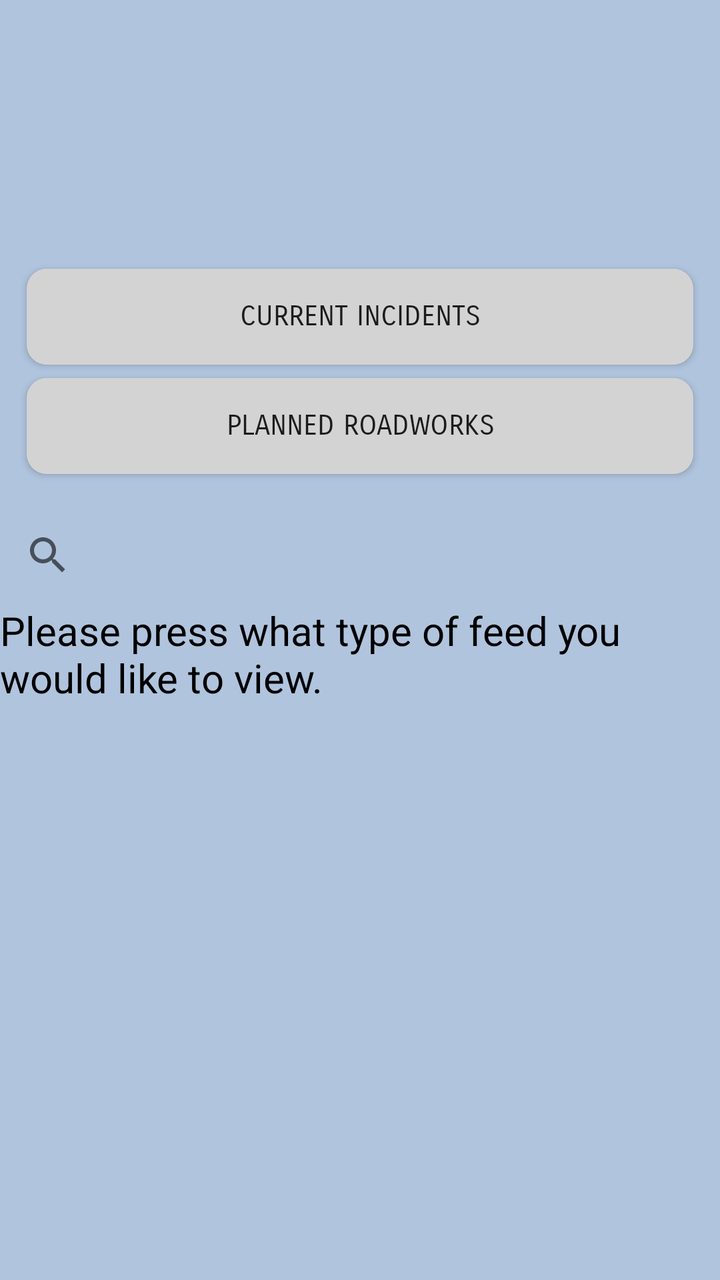
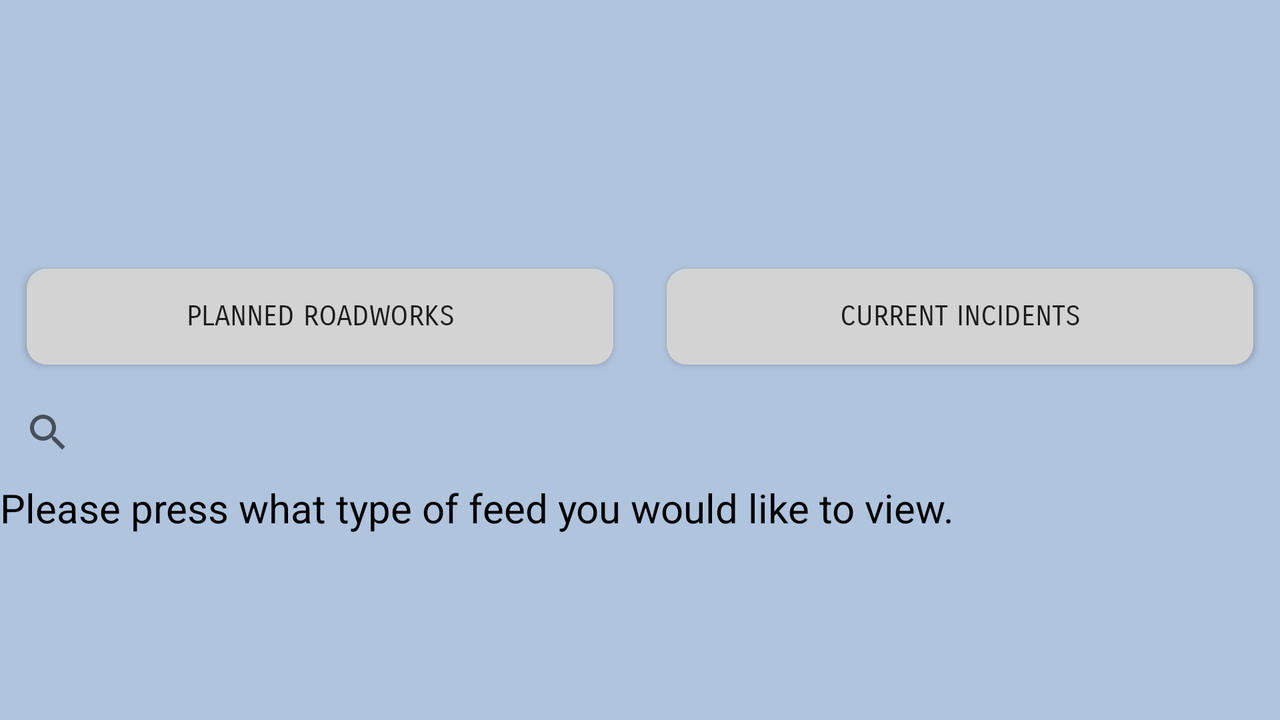

An Android layout and its configuration variant, each rendered on a device that would load it. The default file and the variant file are quoted in full after the pictures.
<!-- AndroidManifest.xml: application theme AppTheme -->
<!-- res/layout/activity_main.xml -->
<?xml version="1.0" encoding="utf-8"?>

<ScrollView xmlns:android="http://schemas.android.com/apk/res/android"
    android:layout_width="fill_parent"
    android:layout_height="fill_parent"
    android:background="@color/LightSteelBlue">
    <LinearLayout xmlns:android="http://schemas.android.com/apk/res/android"
        android:orientation="vertical"
        android:layout_width="fill_parent"
        android:layout_height="fill_parent"
        >


        <ImageView
            android:src="@drawable/car1"
            android:layout_marginTop="50px"
            android:layout_width="wrap_content"
            android:layout_height="101dp" />

        <Button
            android:id="@+id/Button"
            android:layout_marginTop="50px"
            android:layout_marginBottom="20px"
            android:layout_marginLeft="40px"
            android:layout_marginRight="40px"
            android:layout_width="fill_parent"
            android:layout_height="wrap_content"
            android:text="Current Incidents"
            android:fontFamily="sans-serif-smallcaps"
            android:background="@drawable/shape"
            />

        <Button
            android:id="@+id/Button1"
            android:layout_marginBottom="50px"
            android:layout_marginLeft="40px"
            android:layout_marginRight="40px"
            android:layout_width="fill_parent"
            android:layout_height="wrap_content"
            android:text="Planned Roadworks"
            android:fontFamily="sans-serif-smallcaps"
            android:background="@drawable/shape"
            />

        <SearchView
            android:id="@+id/search"
            android:layout_width="wrap_content"
            android:layout_height="wrap_content" />

        

        <TextView
            android:id="@+id/urlInput"
            android:layout_width="fill_parent"
            android:layout_height="wrap_content"
            android:text="Please press what type of feed you would like to view."
            android:textColor="@color/Black"
            android:textSize="20sp" />

        
    </LinearLayout>
</ScrollView>
<!-- resources referenced by this layout -->
<resources>
  <color name="Black">#000000</color>
  <color name="LightSteelBlue">#B0C4DE</color>
  <!-- drawable shape (drawable) -->
  <?xml version="1.0" encoding="utf-8"?>
  
  <shape xmlns:android="http://schemas.android.com/apk/res/android" android:shape="rectangle" android:padding="10dp">
      <solid android:color="@color/LightGrey"/> 
      <corners
          android:bottomRightRadius="10dp"
          android:bottomLeftRadius="10dp"
          android:topLeftRadius="10dp"
          android:topRightRadius="10dp"
          />
  </shape>
  <style name="AppTheme" parent="Theme.AppCompat.Light.DarkActionBar">
          
          <item name="colorPrimary">@color/colorPrimary</item>
          <item name="colorPrimaryDark">@color/colorPrimaryDark</item>
          <item name="colorAccent">@color/colorAccent</item>
      </style>
  <color name="LightGrey">#D3D3D3</color>
  <color name="colorPrimary">#3F51B5</color>
  <color name="colorPrimaryDark">#303F9F</color>
  <color name="colorAccent">#FF4081</color>
</resources>
<!-- res/layout-land/activity_main.xml (the author's variant of the layout above) -->
<!-- drawn on the phone turned sideways -->
<?xml version="1.0" encoding="utf-8"?>

<ScrollView xmlns:android="http://schemas.android.com/apk/res/android"
    android:layout_width="fill_parent"
    android:layout_height="fill_parent"
    android:background="@color/LightSteelBlue">
    <LinearLayout xmlns:android="http://schemas.android.com/apk/res/android"
        android:orientation="vertical"
        android:layout_width="fill_parent"
        android:layout_height="fill_parent"
        >


        <ImageView
            android:id="@+id/imageView"
            android:layout_width="wrap_content"
            android:layout_height="101dp"
            android:layout_marginTop="50px"
            android:src="@drawable/car1" />

        <LinearLayout
            android:layout_width="match_parent"
            android:layout_height="match_parent"
            android:orientation="horizontal">

            <Button
                android:id="@+id/Button1"
                android:layout_width="fill_parent"
                android:layout_height="wrap_content"
                android:layout_marginTop="50px"
                android:layout_marginBottom="30px"
                android:layout_marginLeft="40px"
                android:layout_marginRight="40px"
                android:layout_weight="1"
                android:background="@drawable/shape"
                android:fontFamily="sans-serif-smallcaps"
                android:text="Planned Roadworks" />

            <Button
                android:id="@+id/Button"
                android:layout_width="fill_parent"
                android:layout_height="wrap_content"
                android:layout_marginBottom="30px"
                android:layout_marginLeft="40px"
                android:layout_marginRight="40px"
                android:layout_marginTop="50px"
                android:layout_weight="1"
                android:background="@drawable/shape"
                android:fontFamily="sans-serif-smallcaps"
                android:text="Current Incidents" />

        </LinearLayout>
        <SearchView
            android:id="@+id/search"
            android:layout_width="wrap_content"
            android:layout_height="wrap_content" />

        <TextView
            android:id="@+id/urlInput"
            android:layout_width="fill_parent"
            android:layout_height="wrap_content"
            android:text="Please press what type of feed you would like to view."
            android:textColor="@color/Black"
            android:textSize="20sp" />


    </LinearLayout>
</ScrollView>
